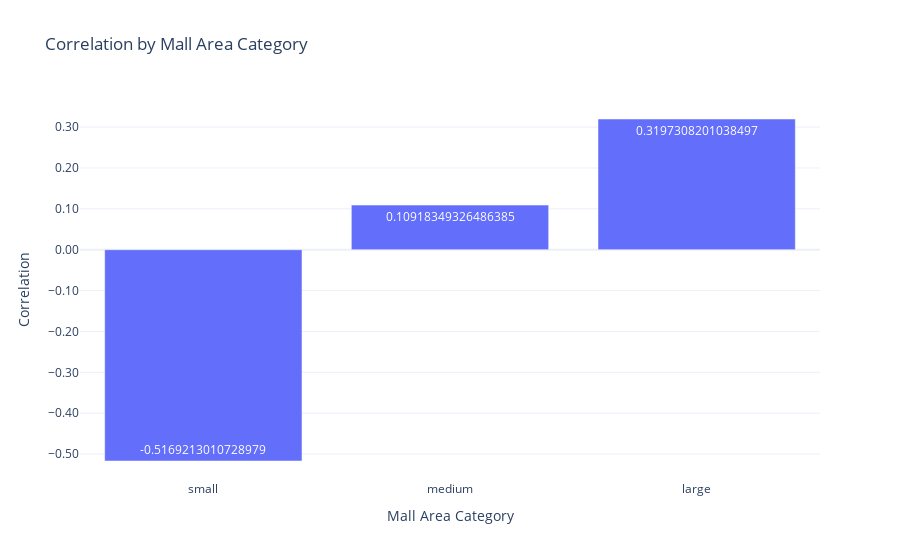

The cell this chart's notebook holds for it:
### Code cell
import plotly.express as px
import pandas as pd

# Assuming 'correlations_by_category' is the output of your computation and is a pandas Series
# Convert it to a DataFrame for easier plotting
correlations_df = correlations_by_category.reset_index()
correlations_df.columns = ['mall_area_category', 'correlation']

# Create the Plotly bar chart
fig = px.bar(
    correlations_df,
    x='mall_area_category',
    y='correlation',
    title='Correlation by Mall Area Category',
    labels={'mall_area_category': 'Mall Area Category', 'correlation': 'Correlation'},
    text='correlation'  # Display correlation values on the bars
)

# Update layout for better readability
fig.update_layout(
    xaxis_title='Mall Area Category',
    yaxis_title='Correlation',
    yaxis=dict(tickformat=".2f"),
    template='plotly_white'
)

# Show the plot
fig.show()

### Figure 1 — Plotly figure (JSON) as saved in the notebook; plotly's stock layout.template omitted (floating-point values rounded to 4 significant figures)
{"data": [{"alignmentgroup": "True", "hovertemplate": "Mall Area Category=%{x}<br>Correlation=%{text}<extra></extra>", "legendgroup": "", "marker": {"color": "#636efa", "pattern": {"shape": ""}}, "name": "", "offsetgroup": "", "orientation": "v", "showlegend": false, "text": [-0.5169, 0.1092, 0.3197], "textposition": "auto", "type": "bar", "x": ["small", "medium", "large"], "xaxis": "x", "y": [-0.5169, 0.1092, 0.3197], "yaxis": "y"}], "layout": {"barmode": "relative", "legend": {"tracegroupgap": 0}, "title": {"text": "Correlation by Mall Area Category"}, "xaxis": {"anchor": "y", "domain": [0, 1], "title": {"text": "Mall Area Category"}}, "yaxis": {"anchor": "x", "domain": [0, 1], "tickformat": ".2f", "title": {"text": "Correlation"}}}}
